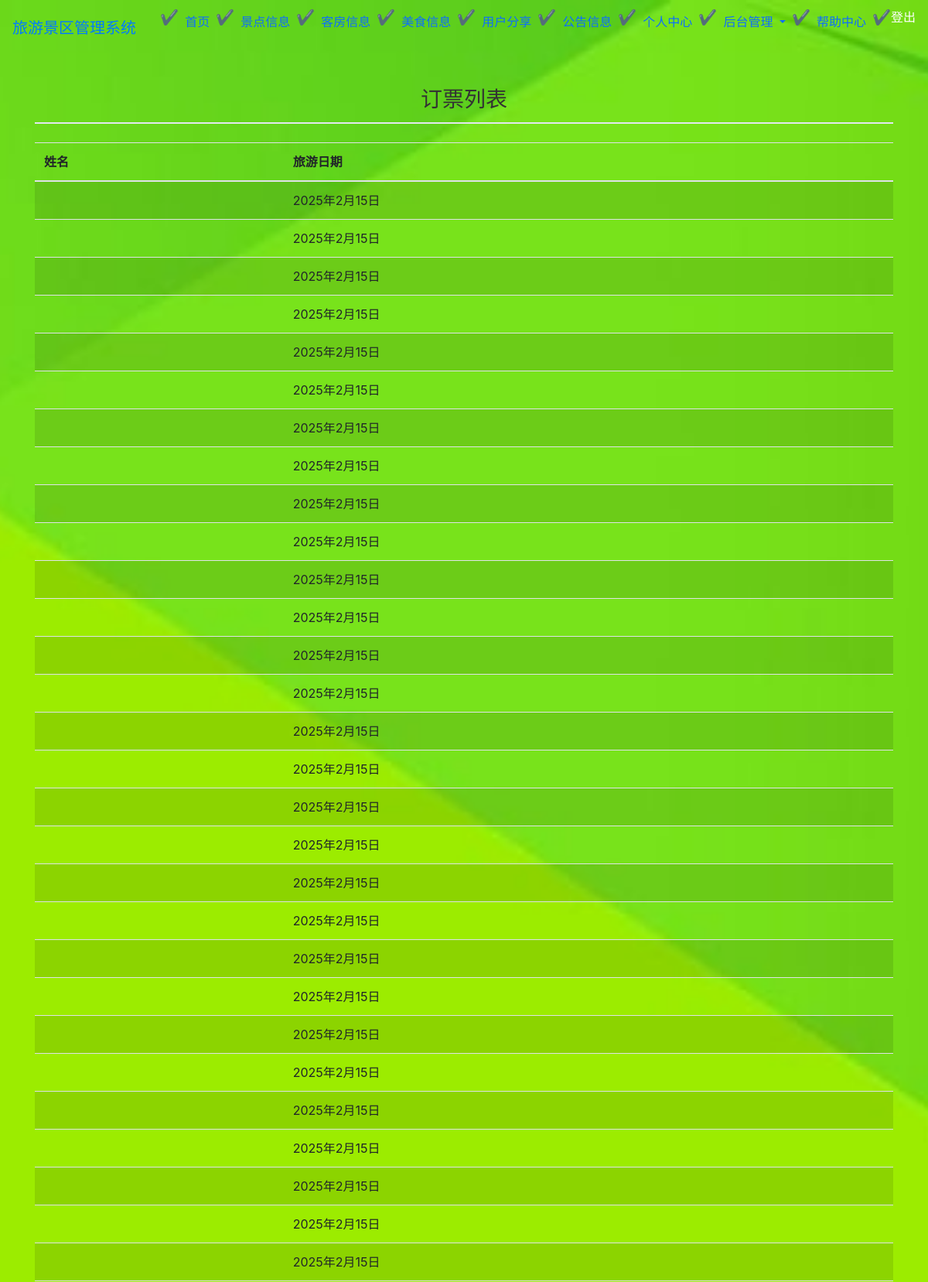
The page /bookings/booking/ (signed in, upper part) on the database its author committed.
### bookings/models.py (models this page shows, shortened)
class Booking(models.Model):
    user = models.ForeignKey(User, on_delete=models.CASCADE)
    scenic_spot = models.ForeignKey(ScenicSpot, on_delete=models.CASCADE, null=True, blank=True)
    room = models.ForeignKey(Room, on_delete=models.CASCADE, null=True, blank=True)
    food = models.ForeignKey(Food, on_delete=models.CASCADE, null=True, blank=True)
    tour_date = models.DateField('旅游日期', null=True, blank=True)
    created_at = models.DateTimeField('创建时间', auto_now_add=True)
    total_amount = models.DecimalField('总金额', max_digits=10, decimal_places=2)
    payment_status = models.CharField('支付状态', max_length=20, choices=[('pending', '待支付'), ('completed', '已完成')], default='pending')
    payment_date = models.DateTimeField('支付日期', null=True, blank=True)
    payment_screenshot = models.ImageField('付款截图', upload_to='payment_screenshots/', null=True, blank=True)

### bookings/views.py (the view)
# urls.py: path('booking/', views.booking_list, name='booking_list'),
@login_required
def booking_list(request):
    bookings = Booking.objects.filter(user=request.user)
    return render(request, 'bookings/booking_list.html', {'bookings': bookings})

### bookings/templates/bookings/booking_list.html
{% extends 'bookings/base.html' %}
{% block content %}
<h2 class="mb-4">订票列表</h2>
<table class="table table-striped">
    <thead>
        <tr>
            <th scope="col">姓名</th>
            <th scope="col">旅游日期</th>
        </tr>
    </thead>
    <tbody>
        {% for booking in bookings %}
            <tr>
                <td>{{ booking.name }}</td>
                <td>{{ booking.tour_date }}</td>
            </tr>
        {% endfor %}
    </tbody>
</table>
{% endblock %}

### static/css/style.css (style rules this page uses)
body { background-image: url('/static/images/backquanju.png'); background-size: cover; background-position: center; background-attachment: fixed; height: 100vh; margin: 0; }
h2 { color: #1a202c; font-size: 1.75rem; margin: 40px 0 20px; border-bottom: 2px solid #e2e8f0; padding-bottom: 12px; }
h2 { text-align: center; color: #333; }

### rows shown on the page
Booking: tour_date "2025年2月15日"
Booking: tour_date "2025年2月15日"
Booking: tour_date "2025年2月15日"
Booking: tour_date "2025年2月15日"
Booking: tour_date "2025年2月15日"
Booking: tour_date "2025年2月15日"
Booking: tour_date "2025年2月15日"
Booking: tour_date "2025年2月15日"
Booking: tour_date "2025年2月15日"
Booking: tour_date "2025年2月15日"
Booking: tour_date "2025年2月15日"
Booking: tour_date "2025年2月15日"
Booking: tour_date "2025年2月15日"
Booking: tour_date "2025年2月15日"
Booking: tour_date "2025年2月15日"
Booking: tour_date "2025年2月15日"
Booking: tour_date "2025年2月15日"
Booking: tour_date "2025年2月15日"
Booking: tour_date "2025年2月15日"
Booking: tour_date "2025年2月15日"
Booking: tour_date "2025年2月15日"
Booking: tour_date "2025年2月15日"
Booking: tour_date "2025年2月15日"
Booking: tour_date "2025年2月15日"
Booking: tour_date "2025年2月15日"
Booking: tour_date "2025年2月15日"
Booking: tour_date "2025年2月15日"
Booking: tour_date "2025年2月15日"
Booking: tour_date "2025年2月15日"
